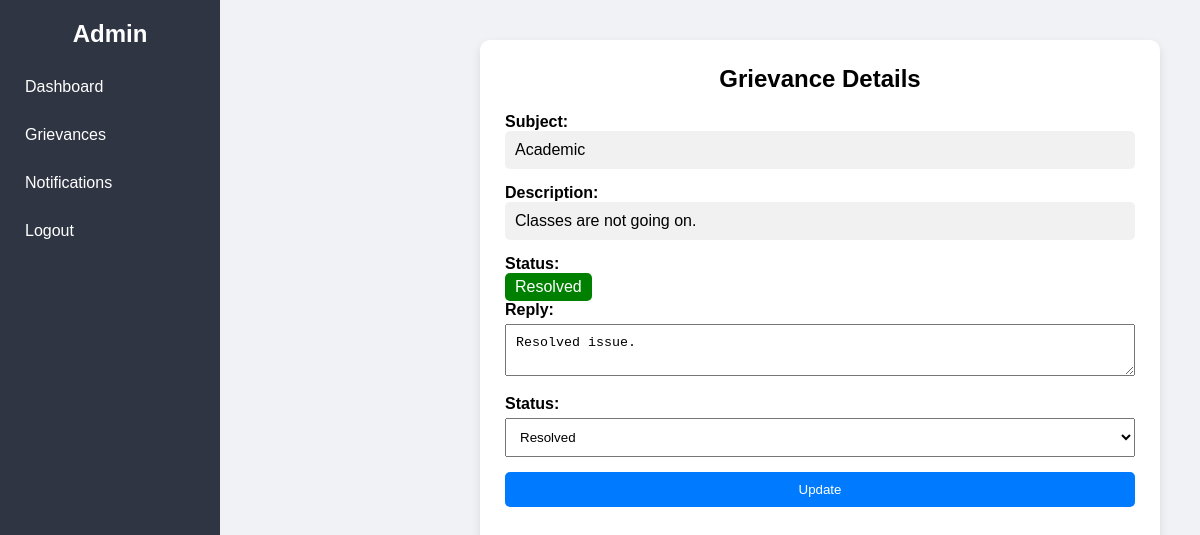
The app's page /admin/grievance/1 (signed in) with its own data.
### tables this page shows
CREATE TABLE grievances (
    id INTEGER PRIMARY KEY AUTOINCREMENT,
    student_id INTEGER,
    faculty_id INTEGER,
    subject TEXT,
    description TEXT,
    date TEXT,
    status TEXT
, admin_reply TEXT, created_at TIMESTAMP DEFAULT CURRENT_TIMESTAMP);

### app.py (the view, shortened to what this page needs)
@app.route('/admin/grievance/<int:id>', methods=['GET', 'POST'])
def view_grievance(id):
    if "admin_id" not in session:
        return redirect(url_for("login"))
    conn = get_db_connection()
    grievance = conn.execute(
        "SELECT * FROM grievances WHERE id=?",
        (id,)
    ).fetchone()
    if not grievance:
        conn.close()
        return "Grievance not found"
    conn.close()
    return render_template("admin_view_grievance.html", grievance=grievance)

### app.py (called while the page is built)
def get_db_connection():
    conn = sqlite3.connect("database.db")
    conn.row_factory = sqlite3.Row
    return conn

### templates/admin_view_grievance.html (shortened to what this page needs)
{% extends "admin_base.html" %}
{% block content %}
<div class="main-content">
    <div class="card">
        <h2>Grievance Details</h2>
        <p><strong>Subject:</strong></p>
        <div class="box">{{ grievance.subject }}</div>
        <p><strong>Description:</strong></p>
        <div class="box">{{ grievance.description }}</div>
        <p><strong>Status:</strong></p>
        <span class="status {{ grievance.status }}">
            {{ grievance.status }}
        </span>
        <form method="POST">
            <p><strong>Reply:</strong></p>
            <textarea name="reply">{{ grievance.admin_reply }}</textarea>
            <p><strong>Status:</strong></p>
            <select name="status">
                <option value="Resolved" {% if grievance.status == "Resolved" %}selected{% endif %}>Resolved</option>
            </select>
            <button type="submit" class="btn">Update</button>
        </form>
    </div>
</div>
{% endblock %}

### templates/admin_base.html (style rules this page uses)
* { margin: 0; padding: 0; box-sizing: border-box; }
body { font-family: Arial; }
.main-content { margin-left: 220px; padding: 20px; min-height: 100vh; width: calc(100% - 220px); background: #f1f2f6; }
h1, h2, h3 { margin: 0; }

### templates/admin_view_grievance.html (style rules this page uses)
.main-content { padding: 20px; display: flex; justify-content: left; }
.card { width: 100%; max-width: 700px; background: white; padding: 25px; border-radius: 10px; box-shadow: 0 4px 10px rgba(0,0,0,0.1); }
.card h2 { text-align: center; margin-bottom: 20px; }
.box { background: #f1f1f1; padding: 10px; margin-bottom: 15px; border-radius: 5px; }
textarea, select { width: 100%; padding: 10px; margin-top: 5px; margin-bottom: 15px; }
.btn { width: 100%; padding: 10px; background: #007bff; color: white; border: none; border-radius: 5px; cursor: pointer; }
.status { padding: 5px 10px; color: white; border-radius: 5px; display: inline-block; }
.Resolved { background: green; }

### records on screen
grievances: subject "Academic", description "Classes are not going on.", status "Resolved", reply "Resolved issue."
